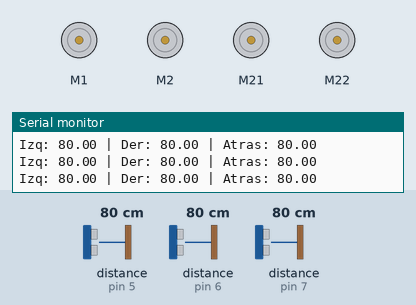
Simulated run of this sketch. Board: Arduino Uno, built with avr-gcc and run on an emulated ATmega328P. On the bench: 4 × DC motor (green arrow = forward, orange = backward, longer = faster), the last lines printed to the serial monitor. The inputs (shaded band) are chosen by the test bench; at power-on: distance to the obstacle (sensors on pin 5, pin 6, pin 7) 80 cm. The echo pulse lasts 58.3 µs per cm.

Above: at 2.7 s.
2.8 s: distance to the obstacle (sensor on pin 5) set to 43 cm
4.3 s: distance to the obstacle (sensor on pin 5) set to 38 cm
At 5.1 s:
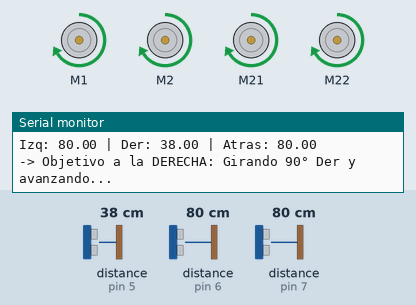
At 7.5 s:
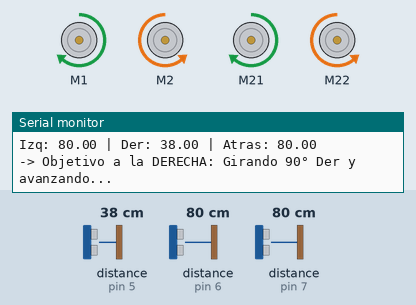
Timing chart, 0 to 13.3 s (numbered marks = the images above; inputs shaded):
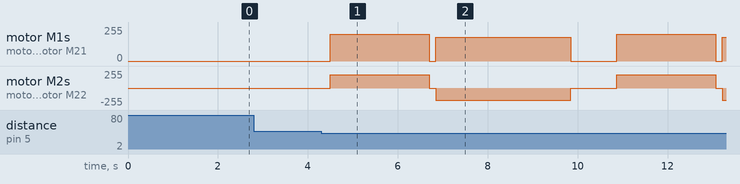

The sketch:

orbit_sensor_tracking.ino
```cpp
#include <Arduino.h>
#include <MeMegaPi.h>

// =====================================================================
// MOTORES DC (Configuración MegaPi)
// =====================================================================
MeMegaPiDCMotor motorFL(PORT1B);  // Delantero Izquierdo
MeMegaPiDCMotor motorFR(PORT2B);  // Delantero Derecho
MeMegaPiDCMotor motorBL(PORT3B);  // Trasero Izquierdo
MeMegaPiDCMotor motorBR(PORT4B);  // Trasero Derecho

// Polaridades físicas para que avance recto
const int DIR_FL = 1;
const int DIR_BL = 1;
const int DIR_FR = -1;
const int DIR_BR = -1;

// =====================================================================
// SENSORES ULTRASÓNICOS (Puertos RJ25)
// =====================================================================
MeUltrasonicSensor sensorDer(PORT_5);   // Sensor Derecho (Puerto 5)
MeUltrasonicSensor sensorIzq(PORT_6);   // Sensor Izquierdo (Puerto 6)
MeUltrasonicSensor sensorAtras(PORT_7); // Sensor Trasero (Puerto 7)

// =====================================================================
// CALIBRACIÓN DE MOVIMIENTO
// =====================================================================
// Velocidades (0 - 255): Orbit es pesado con 4 ruedas de goma, necesita fuerza
const int VEL_GIRO    = 200;   // Potencia fuerte para derrapar las 4 ruedas en el piso
const int VEL_AVANCE  = 180;   // Potencia para avanzar con buena velocidad

// Tiempos en milisegundos (ms)
const int TIEMPO_GIRO_90  = 2200;  // 2.2 segundos para girar los 90 grados completos
const int TIEMPO_GIRO_180 = 4200;  // 4.2 segundos para girar 180 grados completos
const int TIEMPO_AVANCE   = 3000;  // 3.0 segundos para avanzar hacia donde detectó el objeto

// Distancia en centímetros para reaccionar (Ej. 40 cm)
const float DIST_MAX_DETECCION = 40.0;
const float DIST_MIN_SEGURIDAD = 8.0;   // Si está a menos de 8cm no avanza más para no chocar

void frenarRobot();
void avanzar(int vel);
void girar90Izquierda();
void girar90Derecha();
void girar180();

void setup() {
  Serial.begin(115200);
  frenarRobot();
  delay(1500); // Pausa de 1.5 segundos al encender
  Serial.println("Orbit Autónomo por Sensores Iniciado");
}

void loop() {
  // 1. Leer los tres sensores en centímetros
  float dDer   = sensorDer.distanceCm();
  float dIzq   = sensorIzq.distanceCm();
  float dAtras = sensorAtras.distanceCm();

  // Imprimir lecturas para monitoreo
  Serial.print("Izq: "); Serial.print(dIzq);
  Serial.print(" | Der: "); Serial.print(dDer);
  Serial.print(" | Atras: "); Serial.println(dAtras);

  // 2. Determinar si algún sensor detectó algo dentro del rango
  bool hayIzq   = (dIzq > DIST_MIN_SEGURIDAD && dIzq <= DIST_MAX_DETECCION);
  bool hayDer   = (dDer > DIST_MIN_SEGURIDAD && dDer <= DIST_MAX_DETECCION);
  bool hayAtras = (dAtras > DIST_MIN_SEGURIDAD && dAtras <= DIST_MAX_DETECCION);

  // 3. Reaccionar hacia la posición del objetivo

  // CASO 1: DETECCIÓN A LA IZQUIERDA
  // Gira 90° a la izquierda y avanza hacia allá
  if (hayIzq && (!hayDer || dIzq < dDer)) {
    Serial.println("-> Objetivo a la IZQUIERDA: Girando 90° Izq y avanzando...");
    frenarRobot();
    delay(150);
    girar90Izquierda();
    delay(150);
    avanzar(VEL_AVANCE);
    delay(TIEMPO_AVANCE);
    frenarRobot();
    delay(800); // Pausa para estabilizarse antes de volver a escanear
  }

  // CASO 2: DETECCIÓN A LA DERECHA
  // Gira 90° a la derecha y avanza hacia allá
  else if (hayDer) {
    Serial.println("-> Objetivo a la DERECHA: Girando 90° Der y avanzando...");
    frenarRobot();
    delay(150);
    girar90Derecha();
    delay(150);
    avanzar(VEL_AVANCE);
    delay(TIEMPO_AVANCE);
    frenarRobot();
    delay(800);
  }

  // CASO 3: DETECCIÓN ATRÁS
  // Gira 180° para quedar de frente al objetivo y avanza hacia allá
  else if (hayAtras) {
    Serial.println("-> Objetivo ATRÁS: Girando 180° y avanzando...");
    frenarRobot();
    delay(150);
    girar180();
    delay(150);
    avanzar(VEL_AVANCE);
    delay(TIEMPO_AVANCE);
    frenarRobot();
    delay(800);
  }

  // Si no detecta nada, permanece quieto en espera
  else {
    frenarRobot();
  }

  delay(60); // Pequeña pausa de muestreo
}

// =====================================================================
// FUNCIONES DE CONTROL DE MOVIMIENTO
// =====================================================================

void avanzar(int vel) {
  motorFL.run(vel * DIR_FL);
  motorBL.run(vel * DIR_BL);
  motorFR.run(vel * DIR_FR);
  motorBR.run(vel * DIR_BR);
}

void frenarRobot() {
  motorFL.stop();
  motorFR.stop();
  motorBL.stop();
  motorBR.stop();
  motorFL.run(0);
  motorFR.run(0);
  motorBL.run(0);
  motorBR.run(0);
}

void girar90Izquierda() {
  motorFL.run(-VEL_GIRO * DIR_FL);
  motorBL.run(-VEL_GIRO * DIR_BL);
  motorFR.run(VEL_GIRO * DIR_FR);
  motorBR.run(VEL_GIRO * DIR_BR);
  delay(TIEMPO_GIRO_90);
  frenarRobot();
}

void girar90Derecha() {
  motorFL.run(VEL_GIRO * DIR_FL);
  motorBL.run(VEL_GIRO * DIR_BL);
  motorFR.run(-VEL_GIRO * DIR_FR);
  motorBR.run(-VEL_GIRO * DIR_BR);
  delay(TIEMPO_GIRO_90);
  frenarRobot();
}

void girar180() {
  motorFL.run(VEL_GIRO * DIR_FL);
  motorBL.run(VEL_GIRO * DIR_BL);
  motorFR.run(-VEL_GIRO * DIR_FR);
  motorBR.run(-VEL_GIRO * DIR_BR);
  delay(TIEMPO_GIRO_180);
  frenarRobot();
}
```

Measured:
- the behaviour switches between 41 and 40 cm on distance to the obstacle (sensor on pin 5) (found by bisection; images 0 and 1)
- after the input at 4.3 s, motor M1: stopped → forward 200/255 after 0.19 s, → stopped 2.2 s later, → forward 180/255 0.15 s later, → stopped 3.0 s later, … (7 changes in this stretch); motor M2: stopped → forward 200/255 after 0.19 s, → stopped 2.2 s later, → backward 180/255 0.15 s later, → stopped 3.0 s later, … (7 changes in this stretch)
